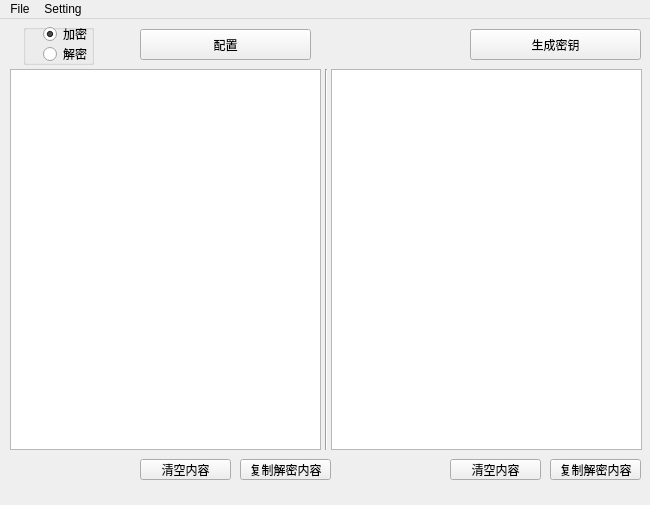
<?xml version="1.0" encoding="UTF-8"?>
<ui version="4.0">
 <class>MainWindow</class>
 <widget class="QMainWindow" name="MainWindow">
  <property name="geometry">
   <rect>
    <x>0</x>
    <y>0</y>
    <width>650</width>
    <height>505</height>
   </rect>
  </property>
  <property name="windowTitle">
   <string>MainWindow</string>
  </property>
  <widget class="QWidget" name="centralwidget">
   <widget class="QPushButton" name="pushButton_config">
    <property name="geometry">
     <rect>
      <x>140</x>
      <y>10</y>
      <width>171</width>
      <height>31</height>
     </rect>
    </property>
    <property name="text">
     <string>配置</string>
    </property>
   </widget>
   <widget class="QPlainTextEdit" name="plainTextEdit_output">
    <property name="geometry">
     <rect>
      <x>331</x>
      <y>50</y>
      <width>311</width>
      <height>381</height>
     </rect>
    </property>
    <property name="toolTip">
     <string>&lt;html&gt;&lt;head/&gt;&lt;body&gt;&lt;p&gt;请输入待加密文本&lt;/p&gt;&lt;p&gt;&lt;br/&gt;&lt;/p&gt;&lt;/body&gt;&lt;/html&gt;</string>
    </property>
    <property name="plainText">
     <string/>
    </property>
   </widget>
   <widget class="QPlainTextEdit" name="plainTextEdit_input">
    <property name="geometry">
     <rect>
      <x>10</x>
      <y>50</y>
      <width>311</width>
      <height>381</height>
     </rect>
    </property>
    <property name="plainText">
     <string/>
    </property>
   </widget>
   <widget class="QPushButton" name="pushButton_CopyInput">
    <property name="geometry">
     <rect>
      <x>240</x>
      <y>440</y>
      <width>91</width>
      <height>21</height>
     </rect>
    </property>
    <property name="text">
     <string>复制解密内容</string>
    </property>
   </widget>
   <widget class="QPushButton" name="pushButton_generate_keys">
    <property name="geometry">
     <rect>
      <x>470</x>
      <y>10</y>
      <width>171</width>
      <height>31</height>
     </rect>
    </property>
    <property name="text">
     <string>生成密钥</string>
    </property>
   </widget>
   <widget class="QPushButton" name="pushButton_clearInput">
    <property name="geometry">
     <rect>
      <x>140</x>
      <y>440</y>
      <width>91</width>
      <height>21</height>
     </rect>
    </property>
    <property name="text">
     <string>清空内容</string>
    </property>
   </widget>
   <widget class="Line" name="line">
    <property name="geometry">
     <rect>
      <x>316</x>
      <y>50</y>
      <width>20</width>
      <height>381</height>
     </rect>
    </property>
    <property name="orientation">
     <enum>Qt::Vertical</enum>
    </property>
   </widget>
   <widget class="QPushButton" name="pushButton_clearOutput">
    <property name="geometry">
     <rect>
      <x>450</x>
      <y>440</y>
      <width>91</width>
      <height>21</height>
     </rect>
    </property>
    <property name="text">
     <string>清空内容</string>
    </property>
   </widget>
   <widget class="QPushButton" name="pushButton_CopyOutput">
    <property name="geometry">
     <rect>
      <x>550</x>
      <y>440</y>
      <width>91</width>
      <height>21</height>
     </rect>
    </property>
    <property name="text">
     <string>复制解密内容</string>
    </property>
   </widget>
   <widget class="QGroupBox" name="groupBox">
    <property name="geometry">
     <rect>
      <x>23</x>
      <y>5</y>
      <width>71</width>
      <height>41</height>
     </rect>
    </property>
    <property name="title">
     <string/>
    </property>
    <widget class="QRadioButton" name="radioButton_decrpyt">
     <property name="geometry">
      <rect>
       <x>20</x>
       <y>20</y>
       <width>51</width>
       <height>20</height>
      </rect>
     </property>
     <property name="text">
      <string>解密</string>
     </property>
    </widget>
    <widget class="QRadioButton" name="radioButton_encrypt">
     <property name="geometry">
      <rect>
       <x>20</x>
       <y>0</y>
       <width>51</width>
       <height>20</height>
      </rect>
     </property>
     <property name="text">
      <string>加密</string>
     </property>
     <property name="checked">
      <bool>true</bool>
     </property>
    </widget>
   </widget>
   <zorder>groupBox</zorder>
   <zorder>pushButton_config</zorder>
   <zorder>plainTextEdit_output</zorder>
   <zorder>plainTextEdit_input</zorder>
   <zorder>pushButton_CopyInput</zorder>
   <zorder>pushButton_generate_keys</zorder>
   <zorder>pushButton_clearInput</zorder>
   <zorder>line</zorder>
   <zorder>pushButton_clearOutput</zorder>
   <zorder>pushButton_CopyOutput</zorder>
  </widget>
  <widget class="QMenuBar" name="menubar">
   <property name="geometry">
    <rect>
     <x>0</x>
     <y>0</y>
     <width>650</width>
     <height>22</height>
    </rect>
   </property>
   <widget class="QMenu" name="menuopen">
    <property name="title">
     <string>File</string>
    </property>
    <addaction name="actionOpen_File"/>
    <addaction name="actionImport_Pubilc_Key"/>
    <addaction name="actionExport_Public_Key"/>
    <addaction name="separator"/>
    <addaction name="actionExit"/>
   </widget>
   <widget class="QMenu" name="menuSetting">
    <property name="title">
     <string>Setting</string>
    </property>
    <addaction name="separator"/>
    <addaction name="actionset_public_key"/>
    <addaction name="actionset_private_key"/>
   </widget>
   <addaction name="menuopen"/>
   <addaction name="menuSetting"/>
  </widget>
  <action name="actionOpen_File">
   <property name="text">
    <string>Open File...</string>
   </property>
  </action>
  <action name="actionImport_Pubilc_Key">
   <property name="text">
    <string>Import Pubilc Key</string>
   </property>
  </action>
  <action name="actionExport_Public_Key">
   <property name="text">
    <string>Export Public Key</string>
   </property>
  </action>
  <action name="actionExit">
   <property name="text">
    <string>Exit</string>
   </property>
  </action>
  <action name="actionAlgorithm">
   <property name="text">
    <string>Algorithm</string>
   </property>
  </action>
  <action name="actionset_public_key">
   <property name="text">
    <string>set public key</string>
   </property>
  </action>
  <action name="actionset_private_key">
   <property name="text">
    <string>set private key</string>
   </property>
  </action>
 </widget>
 <resources/>
 <connections/>
</ui>
